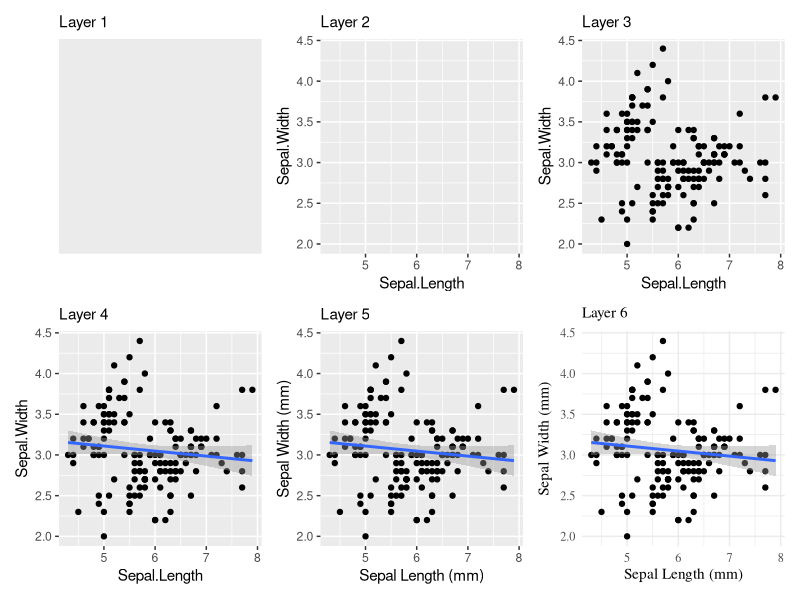
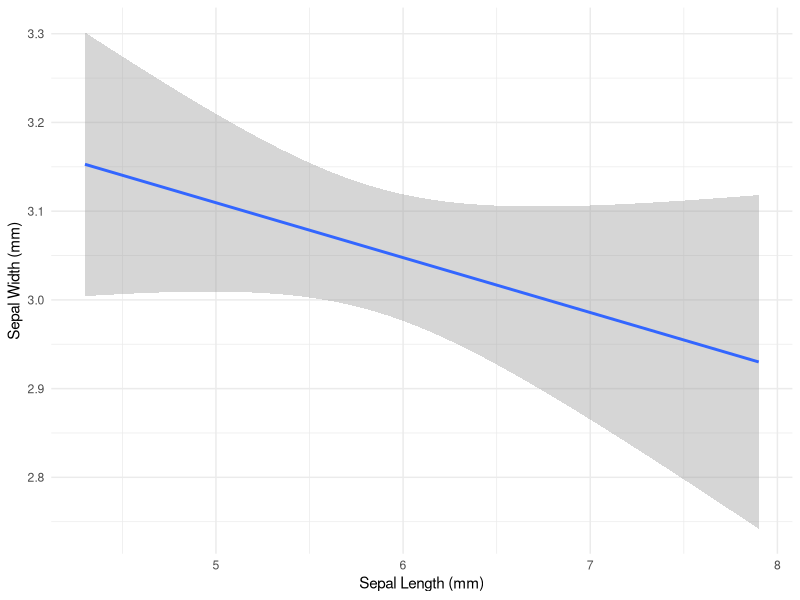

The R source for these figures, in order:
## ---- chunk 1
library(patchwork)
library(tidyverse)
a <- ggplot() + labs(subtitle = "Layer 1")
b <- ggplot(iris, aes(Sepal.Length, Sepal.Width)) + labs(subtitle = "Layer 2")
c <- b + geom_point() + labs(subtitle = "Layer 3")
d <- c + geom_smooth(method = "lm") + labs(subtitle = "Layer 4")
e <- d + labs(x = "Sepal Length (mm)", y = "Sepal Width (mm)") + labs(subtitle = "Layer 5")
f <- e + theme_minimal(base_family = "Times") + labs(subtitle = "Layer 6")

a + b + c + d + e + f + plot_layout(nrow = 2)
## ---- chunk 2
iris %>% ggplot(aes(Sepal.Length, Sepal.Width)) + 
  geom_smooth(method = "lm") +
  labs(x = "Sepal Length (mm)", y = "Sepal Width (mm)")+
  theme_minimal()
